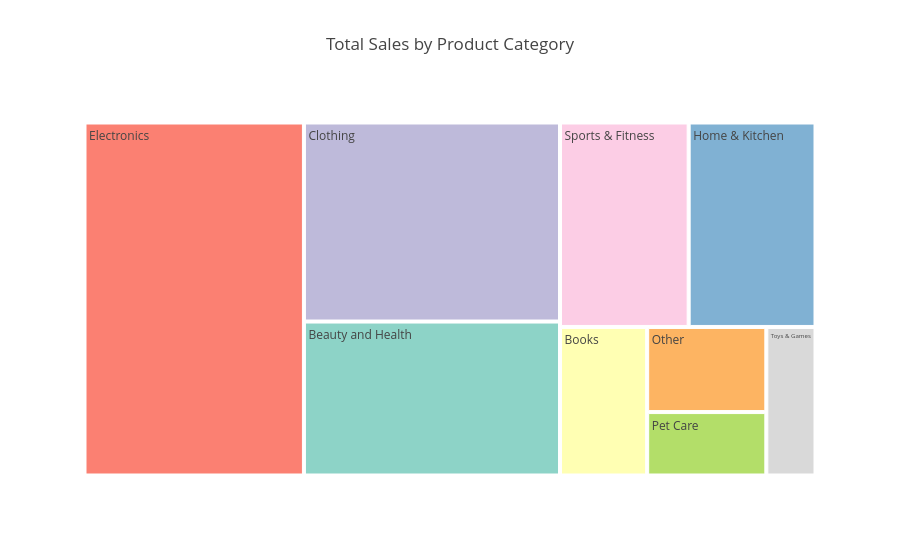

The code cell stored with this chart in its notebook:
### Markdown cell above
### Total sales by Product Category

### Code cell
sales_by_category = df.groupby('Product Category')['Gross Amount'].sum().reset_index()   # Total Sales by Product Category

fig = px.treemap(
    sales_by_category,
    path=['Product Category'],
    values='Gross Amount',
    color='Product Category',
    color_discrete_sequence=px.colors.qualitative.Set3,
    title="Total Sales by Product Category"
)
fig.show()

### Figure 1 — Plotly figure (JSON) as saved in the notebook; plotly's stock layout.template omitted (floating-point values rounded to 4 significant figures)
{"data": [{"branchvalues": "total", "customdata": [["Beauty and Health"], ["Books"], ["Clothing"], ["Electronics"], ["Home & Kitchen"], ["Other"], ["Pet Care"], ["Sports & Fitness"], ["Toys & Games"]], "domain": {"x": [0, 1], "y": [0, 1]}, "hovertemplate": "labels=%{label}<br>Gross Amount=%{value}<br>parent=%{parent}<br>id=%{id}<br>Product Category=%{customdata[0]}<extra></extra>", "ids": ["Beauty and Health", "Books", "Clothing", "Electronics", "Home & Kitchen", "Other", "Pet Care", "Sports & Fitness", "Toys & Games"], "labels": ["Beauty and Health", "Books", "Clothing", "Electronics", "Home & Kitchen", "Other", "Pet Care", "Sports & Fitness", "Toys & Games"], "marker": {"colors": ["rgb(141,211,199)", "rgb(255,255,179)", "rgb(190,186,218)", "rgb(251,128,114)", "rgb(128,177,211)", "rgb(253,180,98)", "rgb(179,222,105)", "rgb(252,205,229)", "rgb(217,217,217)"]}, "name": "", "parents": ["", "", "", "", "", "", "", "", ""], "type": "treemap", "values": [25320000.0, 8312000.0, 32730000.0, 49740000.0, 16650000.0, 6512000.0, 4854000.0, 16890000.0, 4690000.0]}], "layout": {"legend": {"tracegroupgap": 0}, "title": {"text": "Total Sales by Product Category"}, "treemapcolorway": ["rgb(141,211,199)", "rgb(255,255,179)", "rgb(190,186,218)", "rgb(251,128,114)", "rgb(128,177,211)", "rgb(253,180,98)", "rgb(179,222,105)", "rgb(252,205,229)", "rgb(217,217,217)", "rgb(188,128,189)", "rgb(204,235,197)", "rgb(255,237,111)"]}}
